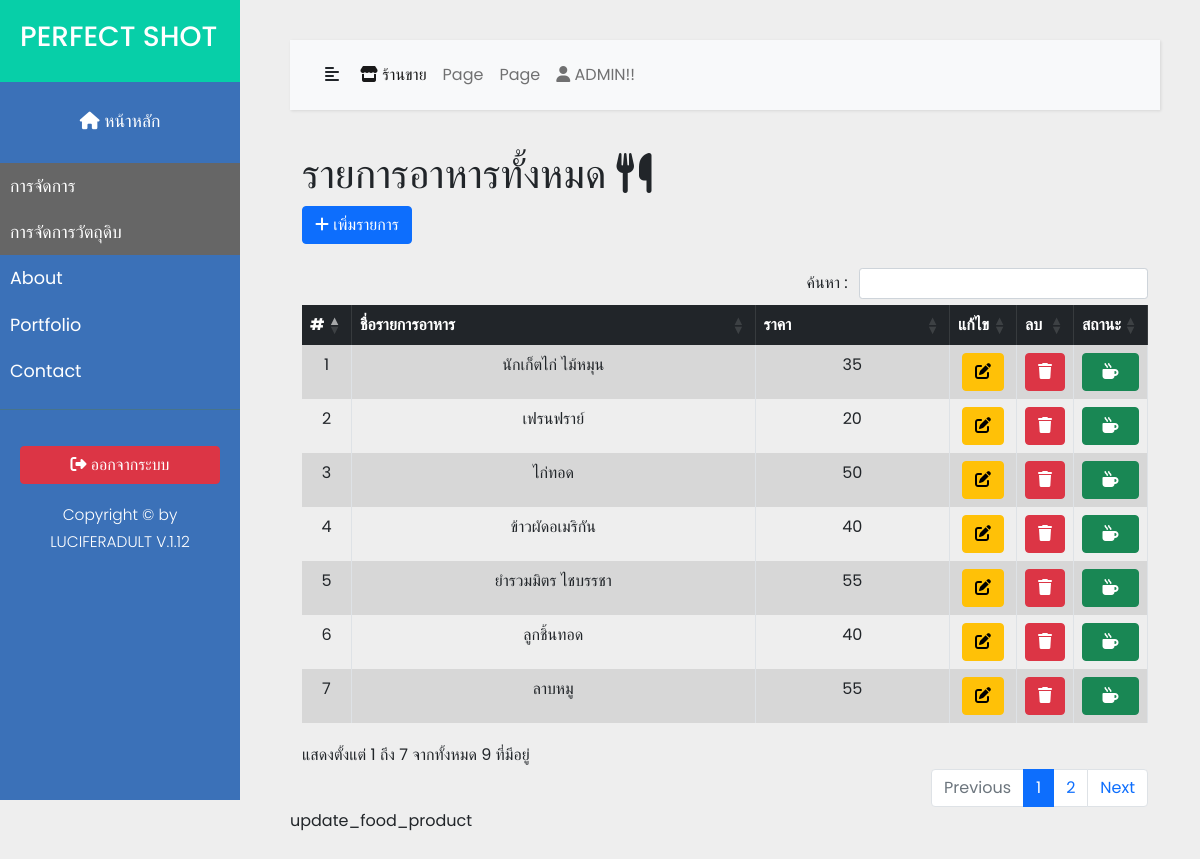
The app's page /foodManage.php (signed in), older data.
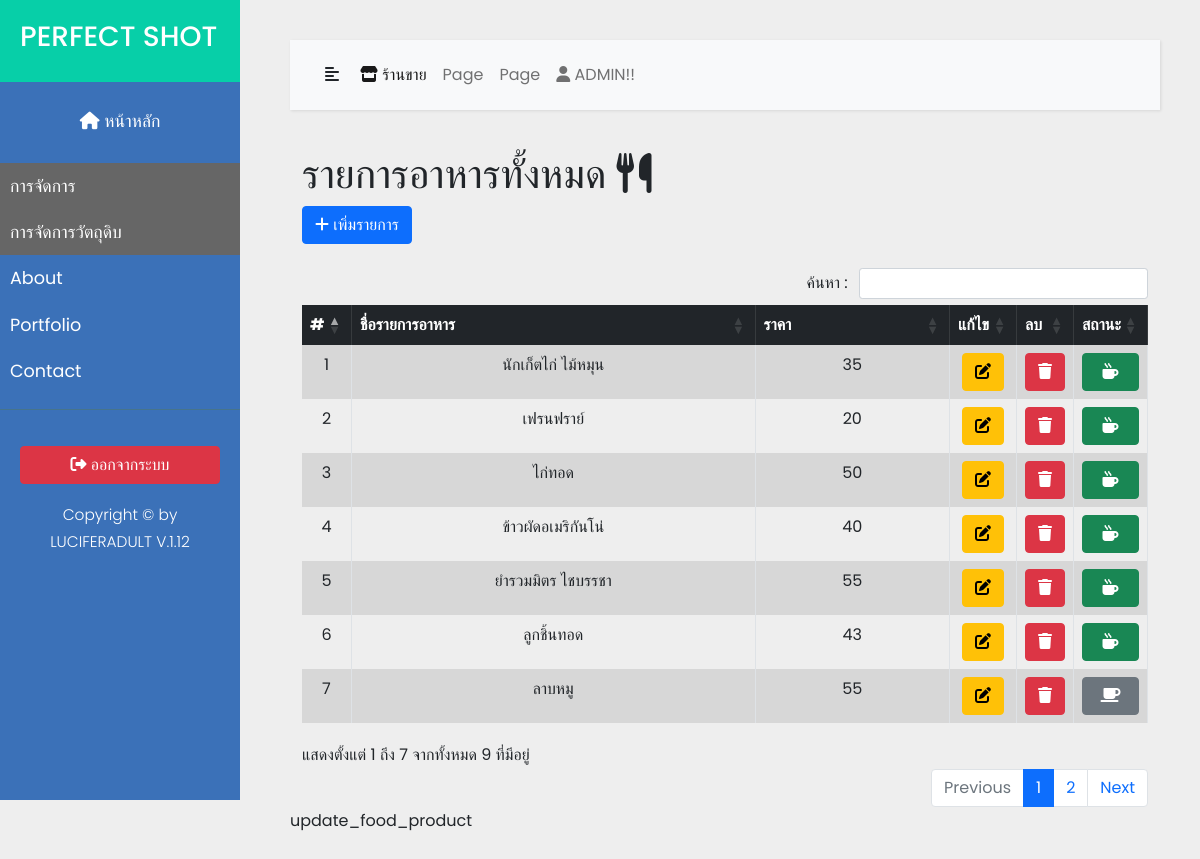
The same page, newer data.
### tables this page shows
CREATE TABLE `product_food` (
  `id_product_food` int(11) NOT NULL,
  `food_product` varchar(30) NOT NULL,
  `food_price` double NOT NULL,
  `id_status` int(11) NOT NULL
);

### foodManage.php (the view, shortened to what this page needs)
<?php
include 'command.php';
$query = "SELECT * FROM coffee.product_food";
$result = mysqli_query($connect, $query);
?>
<!DOCTYPE html>
<html>
<head>
</head>
<body>
    <?php include('menu/menubar.php'); ?>
    <div class="container">
        <div class="row">
            <div class="col">
                <h1>รายการอาหารทั้งหมด <i class="fas fa-utensils"></i></h1>
            </div>
        </div>
        <div class="row ">
            <div class="col">
                <button class="btn btn-primary" data-bs-toggle="modal" data-bs-target="#insert_food_product"><i class="fas fa-plus"></i> เพิ่มรายการ</button>
            </div>
        </div>
        <br>
        <div class="row">
            <div class="col">
                <table class="table table-hover table-bordered bordered-dark text-center table-striped" id="viewFood" width="100%">
                    <thead class="table-dark">
                        <tr>
                            <th width="5%">#</th>
                            <th scope="">ชื่อรายการอาหาร</th>
                            <th scope="">ราคา</th>
                            <th width="5%">แก้ไข</th>
                            <th width="5%">ลบ</th>
                            <th width="5%">สถานะ</th>
                        </tr>
                    </thead>
                    <tbody>
                        <?php $i = 0;
                        while ($row = mysqli_fetch_array($result)) { ?>
                            <tr>
                                <td><?php echo $i += 1 ?></td>
                                <td><?php echo $row['food_product']; ?></td>
                                <td><?php echo $row['food_price']; ?></td>
                                <td><button class="btn btn-warning update_food_product"><i class="fas fa-edit"></i></button></td>
                                <td><button class="btn btn-danger delete_food_product" data-bs-toggle="modal" data-bs-target="#delete_food_product" id="<?php echo $row['id_product_food']; ?>" name_food="<?php echo $row['food_product']; ?>"><i class="fas fa-trash"></i></button></td>
                                <?php if ($row['id_status'] == 1) { ?>
                                    <td><button style="width:100%" class="btn btn-success status_food" data-bs-toggle="modal" data-bs-target="#status_food1" id_food="<?php echo $row['id_product_food']; ?>" id="<?php echo $row['id_status']; ?>">
                                            <i class="fas fa-mug-hot"></i>
                                        </button></td>
                                <?php } else if ($row['id_status'] == 2) { ?>
                                    <td><button style="width:100%" class="btn btn-secondary status_food" data-bs-toggle="modal" data-bs-target="#status_food1" id_food="<?php echo $row['id_product_food']; ?>" id="<?php echo $row['id_status']; ?>">
                                            <i class="fas fa-coffee"></i>
                                        </button></td>
                                <?php } ?>
                            </tr>
                        <?php } ?>
                    </tbody>
                </table>
            </div>
        </div>
    </div>
    update_food_product
</body>
</html>

Row changes from the older to the newer data that the page shows:
changed product_food: food_product "ข้าวผัดอเมริกัน" → "ข้าวผัดอเมริกันโน่"
changed product_food "ลูกชิ้นทอด": food_price "40" → "43"
changed product_food "ลาบหมู": id_status 1 → 2 (drawn)
